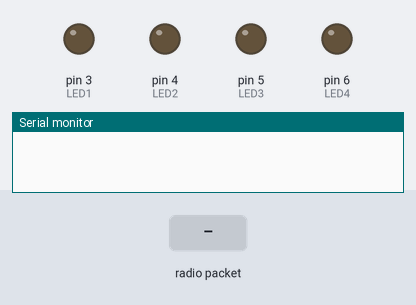
Bench run of a sketch on a simulated Arduino Uno, built with avr-gcc and run on an emulated ATmega328P. Shown: output pins drawn as LEDs (lit = HIGH), the last lines printed to the serial monitor. Inputs (shaded band) come from the test bench. No radio packets arrive unless stated.

Above: at 1.2 s.
1.3 s: radio packet "1" arrives
At 2.3 s:
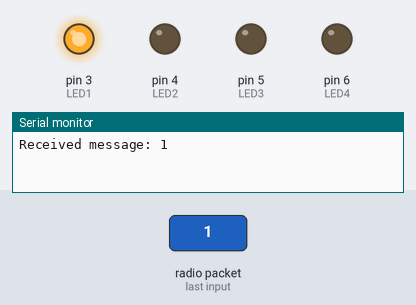
2.8 s: radio packet "2" arrives
At 3.4 s:
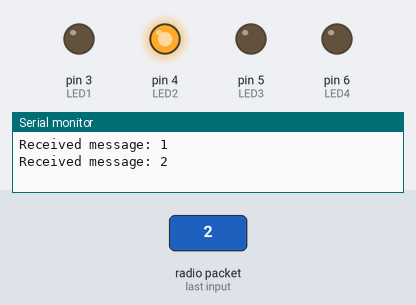
4.3 s: radio packet "0" arrives
At 4.6 s:
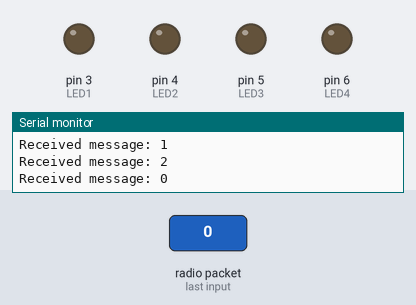
Timing chart, 0 to 7.3 s (numbered marks = the images above; inputs shaded):
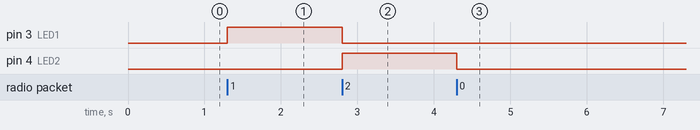

Measured:
- after the input at 1.3 s, pin 3 (LED1): LOW → HIGH at once
- after the input at 2.8 s, pin 3 (LED1): HIGH → LOW at once; pin 4 (LED2): LOW → HIGH at once
- after the input at 4.3 s, pin 4 (LED2): HIGH → LOW at once

The sketch:

Receiver.ino
```cpp
#include <RH_ASK.h>
#include <SPI.h> // Not actually used but needed to compile

RH_ASK driver;

// Define LED pins
#define LED1 3  // For gesture 1
#define LED2 4  // For gesture 2
#define LED3 5  // For gesture 3
#define LED4 6  // For gesture 4

void setup() {
    Serial.begin(9600); // For debugging
    if (!driver.init()) {
        Serial.println("init failed");
        while (1); // Stop execution if initialization fails
    }

    // Initialize LED pins as output
    pinMode(LED1, OUTPUT);
    pinMode(LED2, OUTPUT);
    pinMode(LED3, OUTPUT);
    pinMode(LED4, OUTPUT);

    // Ensure LEDs are off initially
    digitalWrite(LED1, LOW);
    digitalWrite(LED2, LOW);
    digitalWrite(LED3, LOW);
    digitalWrite(LED4, LOW);
}

void loop() {
    uint8_t buf[12];
    uint8_t buflen = sizeof(buf);

    // Check if a message was received
    if (driver.recv(buf, &buflen)) {
        buf[buflen] = '\0'; // Null-terminate the message for easier printing
        Serial.print("Received message: ");
        Serial.println((char*)buf);

        // Interpret the received gesture
        if (strcmp((char*)buf, "1") == 0) {
            // Gesture 1: Turn on LED1
            digitalWrite(LED1, HIGH);
            digitalWrite(LED2, LOW);
            digitalWrite(LED3, LOW);
            digitalWrite(LED4, LOW);
        } else if (strcmp((char*)buf, "2") == 0) {
            // Gesture 2: Turn on LED2
            digitalWrite(LED1, LOW);
            digitalWrite(LED2, HIGH);
            digitalWrite(LED3, LOW);
            digitalWrite(LED4, LOW);
        } else if (strcmp((char*)buf, "3") == 0) {
            // Gesture 3: Turn on LED3
            digitalWrite(LED1, LOW);
            digitalWrite(LED2, LOW);
            digitalWrite(LED3, HIGH);
            digitalWrite(LED4, LOW);
        } else if (strcmp((char*)buf, "4") == 0) {
            // Gesture 4: Turn on LED4
            digitalWrite(LED1, LOW);
            digitalWrite(LED2, LOW);
            digitalWrite(LED3, LOW);
            digitalWrite(LED4, HIGH);
        } else {
            // If the message doesn't match known gestures, turn off all LEDs
            digitalWrite(LED1, LOW);
            digitalWrite(LED2, LOW);
            digitalWrite(LED3, LOW);
            digitalWrite(LED4, LOW);
        }
    }
}
```
